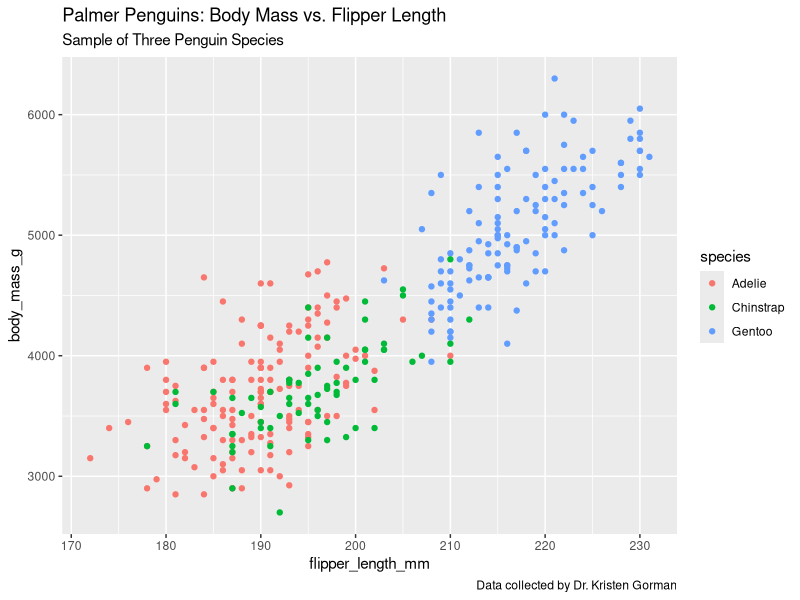
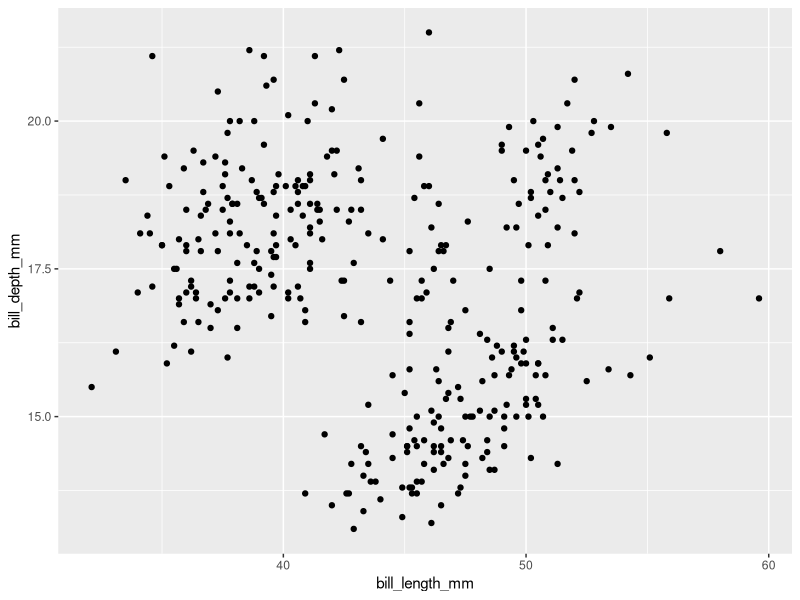
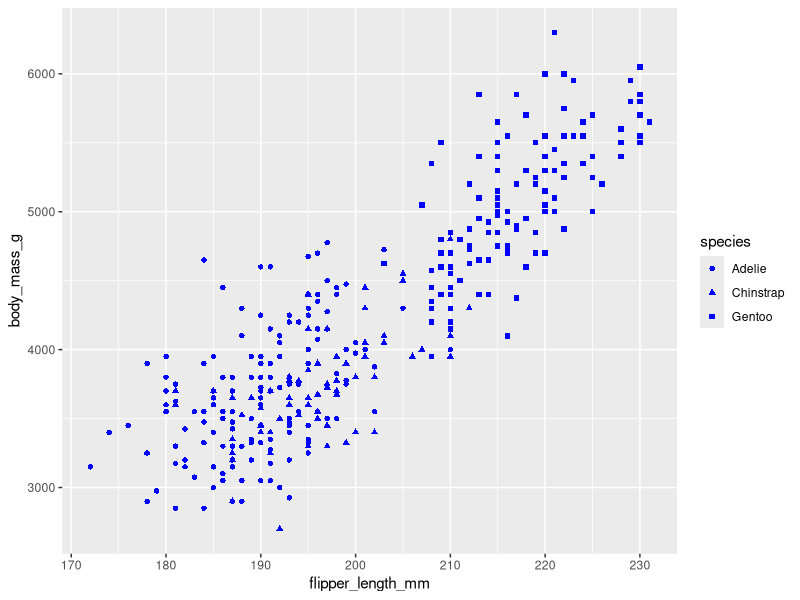
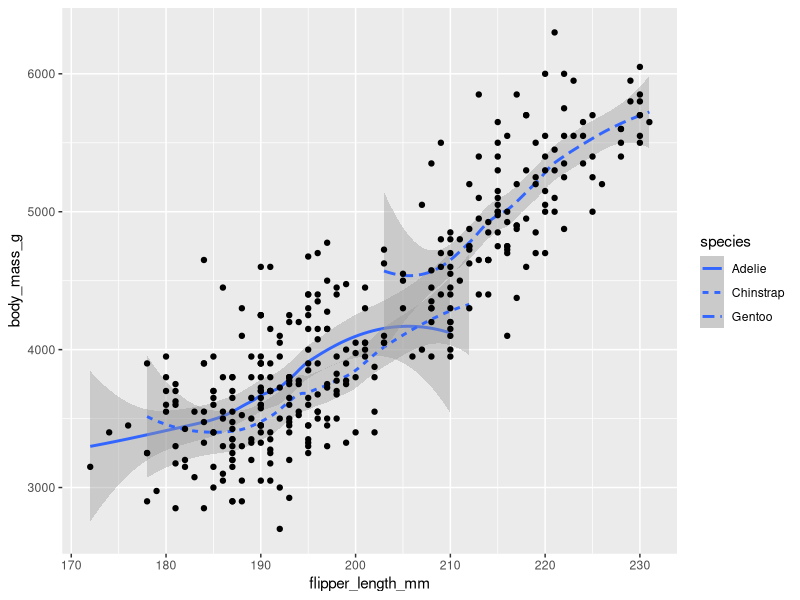
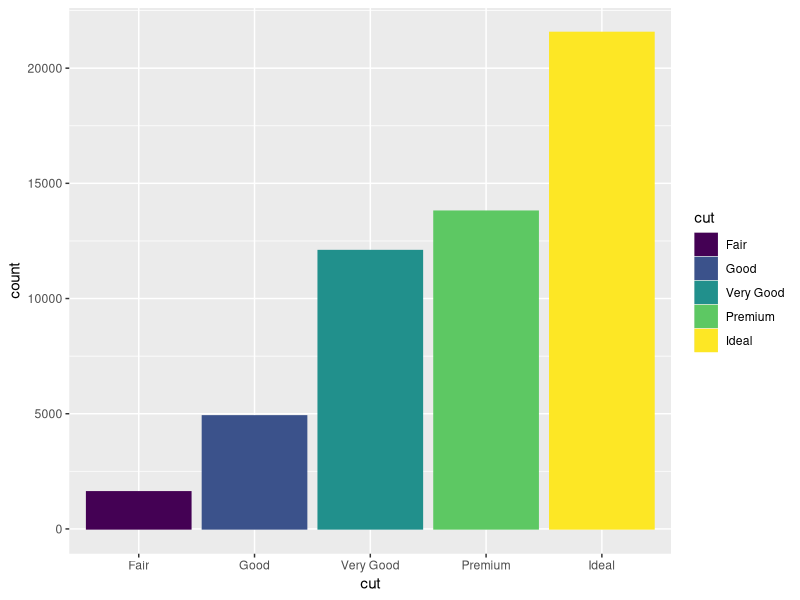
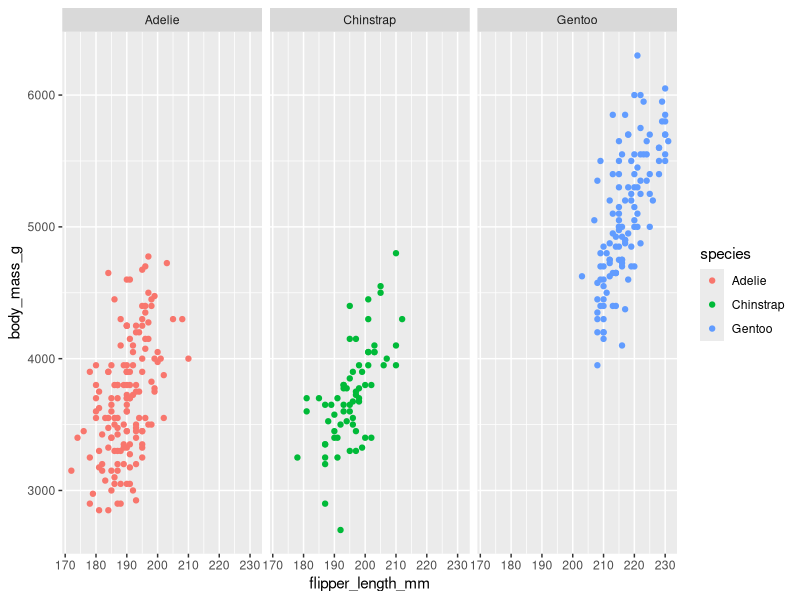
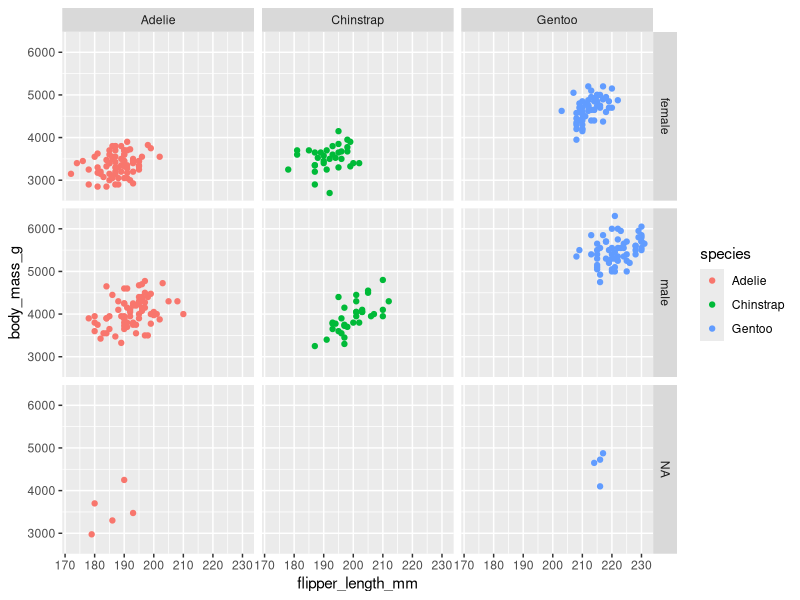

Write R code to recreate these figures, in order.
#CARGAMOS LOS PAQUETES PREVIAMENTE INSTALADOS
library(ggplot2)
library(palmerpenguins)

#EXAMINAMOS EL DATAFRAME
data(penguins)
View(penguins)

#supongamos que queremos modelar la relación entre masa corporal y longitud de aletas en las tres especies de pingüino
#ambas variables son cuantitativas, una forma correcta es hacerlo a través de un scatterplot

ggplot(data = penguins)+
  geom_point(mapping=aes(x=flipper_length_mm, y=body_mass_g, color=species))+
  labs(title="Palmer Penguins: Body Mass vs. Flipper Length", subtitle="Sample of Three Penguin Species", caption="Data collected by Dr. Kristen Gorman") #con la funicón labs() podemos agregar título, subtítulo y leyendas

#DESCRIPCIÓN DEL CÓDIGO ANTERIOR
#ggplot(data=penguins) para especificar el df a utilizar
# + usamos este símbolo para sumar una capa nueva al diagrama
#geom_point() elegimos una figura geom, en este caso puntos para hacer el diagrama de dispersión
#(mapping=aes(x=flipper_length_mm, y=body_mass_g)) el argumento de mapeo siempre va acompañado de la función aes() para especificar qué variables aplicar al eje X e Y

#En este caso, el diagrama muestra una relación positiva entre las dos variables. Es decir, cuanto más grande es el pingüino, más larga es la aleta.

#OTRO EJEMPLO
ggplot(data=penguins)+geom_point(mapping = aes(x=bill_length_mm, y=bill_depth_mm))

#AGREGAMOS NUEVAS DIMENSIONES ESTÉTICAS AL GRÁFICO
#puede ser como un parámetro dentro de la función aes() y asignamos una variables para cada dimensión estética
#o puede ser como un parámetro dentro de la función geom_pint() y no asignamos ninguna variables sino que la dimensión estética pasa a ser algo general del gráfico
ggplot(data = penguins)+geom_point(mapping=aes(x=flipper_length_mm, y=body_mass_g,color=species,shape=species),color="blue")

#HACEMOS DOS GRÁFICOS EN UNO
ggplot(data = penguins)+
  geom_smooth(mapping=aes(x=flipper_length_mm, y=body_mass_g, linetype = species))+
  geom_point(mapping=aes(x=flipper_length_mm, y=body_mass_g))

#UTILIZAMOS OTRO DF LLAMADO DIAMONDS PARA HACER UN BAR CHART
data("diamonds")
View(diamonds)

ggplot(data=diamonds)+
  geom_bar(mapping = aes(x=cut, color=cut, fill=cut)) #R automáticamente cuenta cuántas veces aparece cada valor X en los datos y lo muestra en el eje Y

#FUNCIONES DE FACETA
ggplot(data = penguins)+
  geom_point(mapping=aes(x=flipper_length_mm, y=body_mass_g, color=species))+
  facet_wrap(~species) #esto permite crear un diagrama separado para cada especie, acá facetamos por una sola variable

ggplot(data = penguins)+
  geom_point(mapping=aes(x=flipper_length_mm, y=body_mass_g, color=species))+
  facet_grid(sex~species) #esto permite crear un diagrama separado para cada especie, acá facetamos por dos variables
